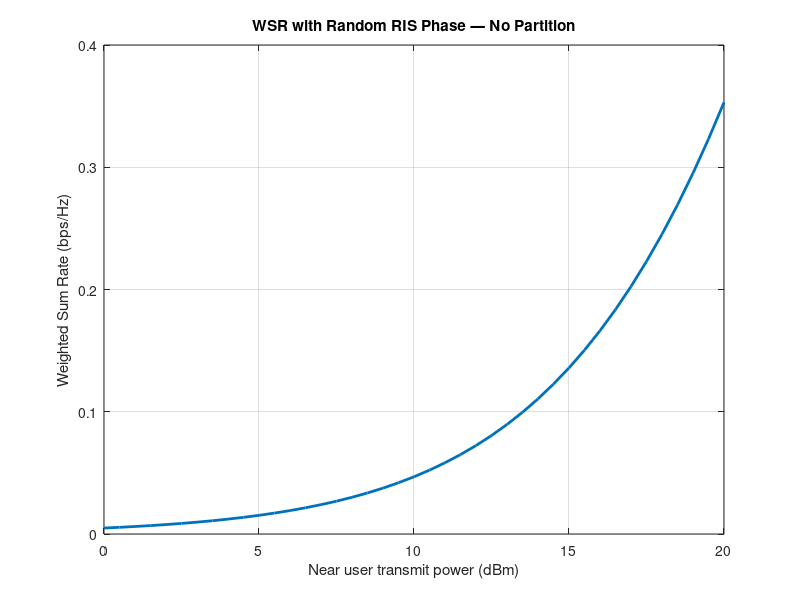

MATLAB code to generate this figure:
clc;
clear all;
close all;
% -------------------------------------------------------------------------
% DRDO NOMA-ISAC with RIS (Uplink)
% MODIFIED:
%  - Removed RIS partitioning
%  - Random RIS phase shift
%  - Added Weighted Sum Rate formulation
% -------------------------------------------------------------------------

BW = 10e06;
fc = 5.8e09;
T_temp = 290;
kB = 1.38*10^-23;
noise_power = kB*T_temp*BW;

c = 3*10^8;
lambda = c/fc;
num_trials = 10^4;

sigma_RCS = 50;
delta = 0.01;
T = 1e-06;

Gc_dBi = 30;
Gc = 10^(Gc_dBi/10);
Gr_dBi = 30;
Gr = 10^(Gr_dBi/10);

Cc = (c/(4*pi*fc))^2;
Cr = (sigma_RCS*lambda^2)/(4*pi)^3;

gamma_const_sq = ((2*pi)^2)/12;
gamma_const = sqrt(gamma_const_sq);

T_bit = T/delta;
B_rms = gamma_const*BW/(2*pi);

P_BS_dBm = 20;
P_BS_range = 10.^(P_BS_dBm/10).*10^-3;

ISNR = T*BW*P_BS_range/noise_power;
sigma_tau2 = 1/(8*pi^2*B_rms^2*ISNR);

alpha_c = 2.5;
alpha_r = 4;

% -------------------------------------------------------------------------
% Distances
d_SR = 100;
d_RT = 110;
elevation = 50;

d_RDn = 500;
d_RDf = 650;

% -------------------------------------------------------------------------
% Large scale fading
mu_SR  = Gc * Cc * d_SR^(-alpha_c);
mu_RS = mu_SR;
mu_RT  = Cr * d_RT^(-alpha_r);
mu_TR = mu_RT;
mu_DnR = Gc * Cc * d_RDn^(-alpha_c);
mu_DfR = Gc * Cc * d_RDf^(-alpha_c);

PL_d_T = (mu_SR*mu_RT*mu_TR*mu_RS);
PL_Dn = mu_DnR*mu_RS;
PL_Df = mu_DfR*mu_RS;

% -------------------------------------------------------------------------
% RIS SPECIFICATIONS — NO PARTITION
perl = 120;
L = 3*perl;
eta = 1;

% -------------------------------------------------------------------------
% Channel Components (same naming kept)
m = 3; omega = 1;
pd = makedist('Nakagami','mu',m,'omega',omega);

h_SR = random(pd,num_trials,L) .* exp(1j*2*pi*rand(num_trials,L));
h_RSt = (h_SR').';

h_RT = random(pd,num_trials,L) .* exp(1j*2*pi*rand(num_trials,L));
h_TR = (h_RT').';

h_RSn = random(pd,num_trials,L) .* exp(1j*2*pi*rand(num_trials,L));
h_RSf = random(pd,num_trials,L) .* exp(1j*2*pi*rand(num_trials,L));

h_DnR = random(pd,num_trials,L) .* exp(1j*2*pi*rand(num_trials,L));
h_DfR = random(pd,num_trials,L) .* exp(1j*2*pi*rand(num_trials,L));

% -------------------------------------------------------------------------
% RANDOM RIS PHASE SHIFT (instead of optimal)
theta_rand = 2*pi*rand(num_trials,L);

% -------------------------------------------------------------------------
% Combined channel definition (same style)
h_Df = (h_DfR .* eta .* exp(1j*theta_rand) .* h_RSf);
h_Dn = (h_DnR .* eta .* exp(1j*theta_rand) .* h_RSn);

h_T1 = (h_RT .* eta .* exp(1j*theta_rand) .* h_SR);
h_T2 = (h_RSt .* eta .* exp(1j*theta_rand) .* h_TR);

h_T = h_T1 .* h_T2;

% -------------------------------------------------------------------------
% Channel power across RIS
h_Df_abs_2 = (abs(sum(h_Df,2)).^2);
h_Dn_abs_2 = (abs(sum(h_Dn,2)).^2);
h_T_abs_2  = (abs(sum(h_T,2)).^2) .* gamma_const_sq .* BW^2 .* sigma_tau2;

% Average channel power gain
mu_Df = mean(abs(sum(h_Df,2)).^2);
mu_Dn = mean(abs(sum(h_Dn,2)).^2);
mu_BS = mean(abs(sum(h_T,2)).^2);

% -------------------------------------------------------------------------
% Power sweep
P_dBm = 0:0.5:20;
P = 10.^(P_dBm/10).*10^-3;

P_del_dB = 2;
P_del1 = 10^(-P_del_dB/10);

% WSR weights
w_n = 0.6;
w_f = 0.4;

for pow = 1:length(P)

    Pn = P(pow);
    Pf = P(pow)*P_del1;
    P_BS = P_BS_range;

    % Received powers
    Dn_power = Pn .* PL_Dn .* h_Dn_abs_2;
    Df_power = Pf .* PL_Df .* h_Df_abs_2;
    Echo_power = P_BS .* PL_d_T .* h_T_abs_2;

    % SINR (uplink NOMA)
    SINR_Df = Df_power ./ (Dn_power + Echo_power + noise_power);
    SINR_Dn = Dn_power ./ (Echo_power + noise_power);

    % Rates
    R_Dn = mean(log2(1 + SINR_Dn));
    R_Df = mean(log2(1 + SINR_Df));

    % Weighted Sum Rate
    WSR(pow) = w_n*R_Dn + w_f*R_Df;

    Result_WSR(pow,1) = 10*log10(Pn*1e3);
    Result_WSR(pow,2) = WSR(pow);

end

% -------------------------------------------------------------------------
% Plot
figure();
plot(Result_WSR(:,1), Result_WSR(:,2),'LineWidth',2);
grid on;
xlabel('Near user transmit power (dBm)');
ylabel('Weighted Sum Rate (bps/Hz)');
title('WSR with Random RIS Phase — No Partition');
